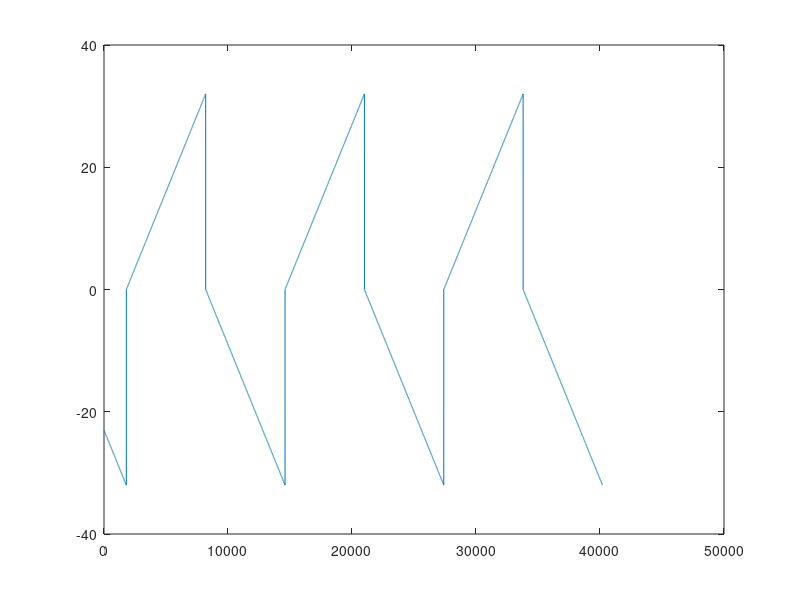

Source code (MATLAB): (Note: this script raises an error after producing the figure.)
% This program alternates between square-wave CSM and a fixed-disparity plane, with intervening gray gaps% For CSM1, the fixed-disparity plane is at zero disparity% For CSM2, the fixed-disparity plane is at a disparity matching one or other of the CSM planes%****************************************************clear all% stimGating = 0; %=- set to 0 to show the stim all the time, not 0 to gate using digital one on activewiresterzShift = [ 1 0 1 0 ]*60; %%%=- msb to shift displays nasal or temporal ( global disparity )% activewire(1,'OpenDevice') % open device 1% activewire(1,'SetDirection',[1 1 1 1 1 1 1 1 1 1 1 1 1 1 1 1]) % set all I/O lines to inputhalfPeriod = 32; %Half-period of CSM2 but a full period of CSM due to four-phase cycle					%24 gives 10 sec CSM, 2 sec gray, 10 sec fixed-disparity, 2 sec graynCycles = 3; % 6 gives 12 cycles of CSM, six of the null depth alternation in CSM2%=- duration is 2*halfPeriod*nCyclessecsToDiscard = 9 ;dTPlan = 0.005; planFreq = round(1/dTPlan); %time sampling in the experimental plandT = 0.125;	% must not be changed !!!! gap=2; % duration of zero-disparity gap (sec)nonGap = halfPeriod/2-gap; % residual non-gap durationgapL=0.3; % luminance of the gap% choice = menu('Frequency', '0.33 Hz','1 Hz', '2 Hz', '4 Hz');% switch choice% case 1, period = 3, sizeDot = 4, disparity=24  % case 2, period = 1,  sizeDot = 4, disparity=20% case 3, period = 0.5,  sizeDot = 4, disparity=16% case 4, period = 0.25,  sizeDot = 4, disparity=12% endperiod = 1,  sizeDot = 4, disparity=10 %defaultchoice = menu('Frequency', '0.33 Hz','1 Hz', '2 Hz', '4 Hz');switch choicecase 1, period = 3, sizeDot = 4, disparity=10  case 2, period = 1,  sizeDot = 4, disparity=10case 3, period = 0.5,  sizeDot = 4, disparity=10case 4, period = 0.25,  sizeDot = 4, disparity=10enddispMagn=disparity/sizeDot;sizeX = 128;sizeY = 128;sizeFix = 2;sizePat = 4;dens = 0.1;sterRect = [0,0,sizeDot*sizeX,sizeDot*sizeY];sizeXY = sizeX*sizeY;centerInd = (sizeX/2+0.5)*sizeY;surfaceType = 1;nullType=2, motionType = 1, fixType = 1;choice = menu('Stimulus','CSM1 ','CSM2','csm1st','csm2st','CSM1 sin','CSM2 sin','csm1st sin','csm2st sin');switch choice	case 1,  nullType=1, motionType = 1, fixType = 1; 	case 2,  nullType=2, motionType = 1, fixType = 1;	case 3,  nullType=1, motionType = 1, fixType = 4; 	case 4,  nullType=2, motionType = 1, fixType = 4;	case 5,  nullType=1, motionType = 2, fixType = 1; 	case 6,  nullType=2, motionType = 2, fixType = 1;	case 7,  nullType=1, motionType = 2, fixType = 4; 	case 8,  nullType=2, motionType = 2, fixType = 4;endfixMov = 0;nHalfPeriodPlan = round(halfPeriod*planFreq);% exp plan sampled every dTPlan=5 msexpPlan = [+(1:nHalfPeriodPlan), -(1:nHalfPeriodPlan)]; % 1 cycleexpPlan = expPlan * halfPeriod/nHalfPeriodPlan;expPlan = kron(ones(1,nCycles+1),expPlan); % nCycles+1 cyclesexpPlan = expPlan((2*nHalfPeriodPlan+1-planFreq*secsToDiscard):end); % nCycles + secsToDiscard upfrontplot(expPlan)MexpPlan=max(expPlan)/2; %precomputes max for gap insertionshift=0;gapPlan=[expPlan(end-shift+1:end) expPlan(1:end-shift)]; %shifts gapPlan FORWARD relative to expPlan% white dots, color fixationplaneClut{1} = 255*[0,0,0; 1, 1, 1];planeClut{2} = 255*[0,0,0; 1, 1, 1];planeClut{3} = 255*[0,0,0; 1, 0.8, 0.2]; %=-  goldplaneClut{3} = 255*[0,0,0; 1, 1, 1]; %=- white% ????plane0 = zeros(sizeY,sizeX);plane1 = ones(sizeY,sizeX);plane2 = plane1; plane2(round(sizeY*2/5)+1:round(sizeY*3/5),:) = 0;% making cluts for the movieclut{1} = CombineCluts(planeClut,[1,0,2]);clut{2} = CombineCluts(planeClut,[0,1,2]);%Screen('Preference','Backgrounding',0)screenNumber=[1,2];for n = 1:2	window(n) = Screen(screenNumber(n),'OpenWindow',0);	%%%Screen(window(n),'Preference','AskSetClutDriverToWaitForBlanking',1);	Screen(window(n),'Preference','DacBits',8);end% defining rectangleswindowRect = Screen(window(1),'Rect');sterRect = CenterRect(sterRect,windowRect);% preparing fixations%%%tmp = zeros(sizeY,sizeX);%%%tmp(sizeY/2-sizeFix/2+1:sizeY/2+sizeFix/2,sizeX/2-sizeFix/2+1:sizeX/2+sizeFix/2)=1;%%%fixInds{1} = find(tmp(:));	%squaretmp = zeros(sizeY,sizeX);tmp(sizeY/2, sizeX/2-sizeFix:sizeX/2+sizeFix)=1;tmp(sizeY/2-sizeFix:sizeY/2+sizeFix, sizeX/2)=1;fixInds{1} = find(tmp(:));	%=- msb  cross fixationtmp = zeros(sizeY,sizeX);tmp(sizeY/2-2*sizeFix:sizeY/2-1,sizeX/2) = 1;fixInds{2} = find(tmp(:));	% nonius lefttmp = flipud(tmp);fixInds{3} = find(tmp(:));	% nonius rightfixInds{4} = union(fixInds{1},2*sizeFix*sizeY+fixInds{2}); % square+nonius leftfixInds{5} = union(fixInds{1},2*sizeFix*sizeY+fixInds{3}); % square+nonius right%=-  dots surroundtmp = zeros(sizeY,sizeX); %=- make empty planetmp( sizeY/2-sizePat*2:sizeY/2+sizePat*2 , sizeX/2-sizePat*2:sizeX/2+sizePat*2 )=1; %=- make a square masktmp2 = round(rand(sizeY,sizeX)-.5+dens); %=- make a plane of random dotsfixInds{6} = find(tmp(:)); %=- save the mask tmp( sizeY/2-sizeFix*2:sizeY/2+sizeFix*2 , sizeX/2-sizeFix*2:sizeX/2+sizeFix*2 )=0; %=- blank area around the cross fixtmp = tmp2.*tmp; %=- apply mask to random dotsfixInds{7} = find(tmp(:)); % save the random dotsplaneToBe{1} = plane0; planeToBe{2} = plane0;Screen('MatlabToFront')disp('Press any key to start')pausetictime0 = GetSecs;t0 = time0;for k=1:1000000000	planeBeen{1} = planeToBe{1}; planeBeen{2} = planeToBe{2};	t1 = GetSecs;	t = t1 - t0;		nT = ceil(t*planFreq);	if nT > length(expPlan), break, end		planeToChange = rem(k,2);		switch motionType;	case 1, % step CSM stereomotion: CWT		if abs(expPlan(nT)) > MexpPlan  % Select for stereomotion for high values of expPlan			if surfaceType == 1 				if nullType==1 % CSM1					dispMod = 0;				else % nullType=2; CSM2					dispMod = sign(expPlan(nT));				end			else				dispMod = 1;			end		else			dispMod = mod(expPlan(nT), period);			if dispMod < period/2				dispMod = 1;			else				dispMod = -1;			end		end		dFactor = round(dispMagn*dispMod);		if surfaceType == 1			disp = dFactor*plane1;		else			disp = dFactor*plane2;		end	case 2,  %sinusoidal stereomotion		if expPlan(nT) < 0			if surfaceType == 1				dispMod = 0;			else				dispMod = 1;			end		else 			dispMod = sin(2*pi*expPlan(nT)/period);		end		dFactor = round(dispMagn*dispMod);		if surfaceType == 1			disp = dFactor*plane1;		else			disp = dFactor*plane2;		end	end	if fixMov			dispFix = round(dispMagn*dispMod);	else		dispFix = 0;%		dispFix = -8; %%%=- msb : move fix disparity here -=%%%	end	% about .02-.03 s	planeToBe{1} = round(rand(sizeY,sizeX)-.5+dens);	planeToBe{2} = round(rand(sizeY,sizeX)-.5+dens);	inds0 = (1:sizeXY)';    inds1 = inds0 - sizeY*disp(:);    inds1 = max(inds1,1);    inds1 = min(inds1,sizeXY);	planeToBe{2}(inds1) = planeToBe{1}(inds0);			% about 0.01 s	for n=1:2		% add plane		ster{n} = planeBeen{n}*2^planeToChange+planeToBe{n}*2^(1-planeToChange);		switch fixType; %=- set the fixation type		case 1, %=- simple cross			if n == 1 				ster{n}(fixInds{1}+floor(dispFix/2)*sizeY) = 4;			else				ster{n}(fixInds{1}-ceil(dispFix/2)*sizeY) = 4;			end		case 2,			if n == 1				ster{n}(fixInds{2}+floor(dispFix/2)*sizeY) = 4;			else				ster{n}(fixInds{3}-ceil(dispFix/2)*sizeY) = 4;			end		case 3,			if n == 1				ster{n}(fixInds{4}+floor(dispFix/2)*sizeY) = 4;			else				ster{n}(fixInds{5}-ceil(dispFix/2)*sizeY) = 4;			end		case 4, %=- cross with static dots surround			if n == 1 %=- static surround				ster{n}(fixInds{6}+floor(dispFix/2)*sizeY) = 0;			else				ster{n}(fixInds{6}-ceil(dispFix/2)*sizeY) = 0;			end			if n == 1 %=- static dots in surround				ster{n}(fixInds{7}+floor(dispFix/2)*sizeY) = 3;			else				ster{n}(fixInds{7}-ceil(dispFix/2)*sizeY) = 3;			end			if n == 1 %=- simple cross				ster{n}(fixInds{1}+floor(dispFix/2)*sizeY) = 4;			else				ster{n}(fixInds{1}-ceil(dispFix/2)*sizeY) = 4;			end		end		end	% about 0.08 s	% 	if stimGating == 0% 		portValue(1)=1; %%%=- to disable stimulus gating -=%%%% 	else% 		portValue= activewire(1,'GetPort'); % is monkey fixating?% 	end		for n=1:2				ep = abs(gapPlan(nT)) - MexpPlan; gep = ep - MexpPlan/2*(sign(ep)-1); % generates a double-frequency ramp				if gep > nonGap; % Changes display at end of each phase "gaps"			ster{n} = (1-gapL)*200*plane1;			if n == 1				ster{n}(fixInds{1}+floor(dispFix/2)*sizeY) = 4;			else				ster{n}(fixInds{1}-ceil(dispFix/2)*sizeY) = 4;			end		end			if k*dT<secsToDiscard % Changes display at beginning of run			ster{n} = (1-gapL)*200*plane1;			if n == 1				ster{n}(fixInds{1}+floor(dispFix/2)*sizeY) = 4;			else				ster{n}(fixInds{1}-ceil(dispFix/2)*sizeY) = 4;			end		end		%%%%=- stimulus gating based on TTL input line -=%%%%% 		if portValue(1) == 1 % if the digital input line is high%				Screen(window(n), 'PutImage', ster{n}, sterRect+sterzShift*((n-1.5)*2)); % show the stuff =- msb shift in or out by sterzShift% 		else% 				Screen(window(n), 'FillRect',0); % dont show stuff% 		end			Screen(window(n), 'PutImage', ster{n}, sterRect+sterzShift*((n-1.5)*2));	end		time1 = GetSecs;% 	if time1 - time0 > dT% 		%	error('rate too fast')% 	else% 		while 1% 			time1 = GetSecs;% 			if time1 - time0 > dT% 				time0 = time1;% 				break% 			end% 		end% 	end	% less than 1 ms	%if k*dT>secsToDiscard % Changes display at beginning of run	if k*dT>0 % never Changes display at beginning of run		if gep < nonGap; % blocks flickering by showing dots only before gap			Screen(window(1),'SetClut',clut{2-planeToChange});			Screen(window(2),'SetClut',clut{2-planeToChange});		end	endendtocclear allScreen('MatlabToFront')